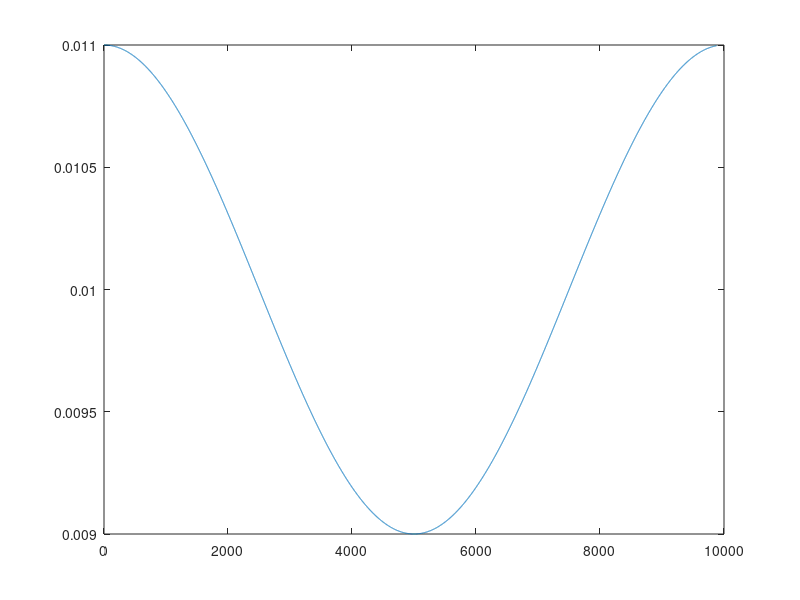

Source code (MATLAB):
%tests my matrix class
clear
clc
close all

data = importdata('output.txt');
figure;
for i=1:length(data(:,1))
   plot(data(i,2:end));
   %axis([0 length(data(1,2:end)) 0 1+.4]);
   pause(.1);
end
% %plot(data(end,2:end))
